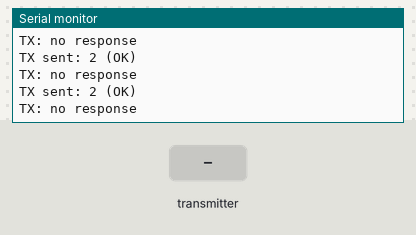
A sketch run on a simulated Arduino Uno, built with avr-gcc and run on an emulated ATmega328P. Parts: the last lines printed to the serial monitor. The test bench sets the inputs (shaded band). No radio packets arrive unless stated.

Above: at 1.2 s.
1.3 s: the transmitter starts sending recvValue = 0
At 1.55 s:
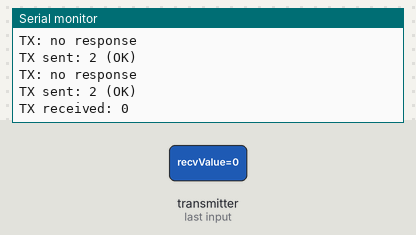
3.1 s: the transmitter starts sending recvValue = 256
At 3.37 s:
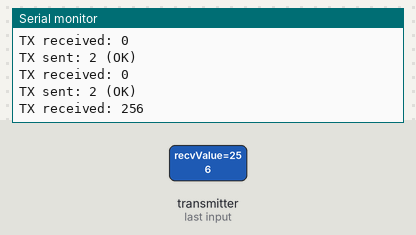

Measured:
- after the input at 1.3 s, the serial monitor: prints a new line after 0.10 s (image 1)
- after the input at 3.1 s, the serial monitor: prints a new line after 0.12 s (image 2)

The sketch:

trasmitter-rf24.ino
```cpp
#include <SPI.h>
#include <nRF24L01.h>
#include <RF24.h>

RF24 radio(9,10);  // CE, CSN
const byte addressTX[6] = "00002"; // TX gửi tới RX
const byte addressRX[6] = "00001"; // TX nhận từ RX

int sendValue = 2;
int recvValue = 0;

void setup() {
  Serial.begin(115200);

  radio.begin();
  radio.setPALevel(RF24_PA_LOW);
  radio.setDataRate(RF24_1MBPS);

  radio.openWritingPipe(addressTX);
  radio.openReadingPipe(1, addressRX);
}

void loop() {

  //--- TX GỬI ---//
  radio.stopListening();
  bool ok = radio.write(&sendValue, sizeof(sendValue));

  Serial.print("\nTX sent: ");
  Serial.print(sendValue);
  Serial.print(ok ? " (OK)" : " (FAIL)");

  //--- ĐỢI RX TRẢ LỜI ---//
  radio.startListening();
  unsigned long start = millis();
  bool received = false;

  while (millis() - start < 30) { // timeout 30ms
    if (radio.available()) {
      radio.read(&recvValue, sizeof(recvValue));
      received = true;
      break;
    }
  }

  if (received) {
    Serial.print("\nTX received: ");
    Serial.print(recvValue);
  } else {
    Serial.print("\nTX: no response");
  }

  delay(200);
}
```
